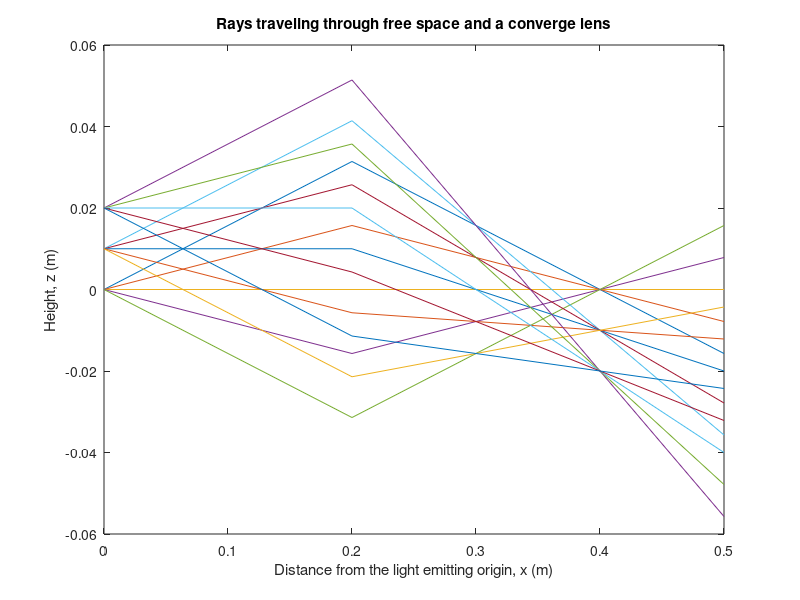

This figure's MATLAB source:
%% File to simulate rays hitting lense
% set up all the parameters
d1 = 0.2;
M1 = [1, d1, 0, 0; 0, 1, 0, 0; 0, 0, 1, d1; 0, 0, 0, 1];

f = 0.1;
M2 = [1, 0, 0, 0; -1/f, 1, 0, 0; 0, 0, 1, 0; 0, 0, -1/f, 1];

d3 = 0.3;
M3 = [1, d3, 0, 0; 0, 1, 0, 0; 0, 0, 1, d3; 0, 0, 0, 1];

M = M3*M2*M1;

% Setup rays for all position 0 ones
ray1 = [0; pi/20; 0; 0];
ray2 = [0; pi/40; 0; 0];
ray3 = [0; 0; 0; 0];
ray4 = [0; -pi/40; 0; 0];
ray5 = [0; -pi/20; 0; 0];

% Rays for 10mm
ray6 = [10*10^-3; pi/20; 0; 0];
ray7 = [10*10^-3; pi/40; 0; 0];
ray8 = [10*10^-3; 0; 0; 0];
ray9 = [10*10^-3; -pi/40; 0; 0];
rayA = [10*10^-3; -pi/20; 0; 0];

% Rays for 20mm
rayB = [20*10^-3; pi/20; 0; 0];
rayC = [20*10^-3; pi/40; 0; 0];
rayD = [20*10^-3; 0; 0; 0];
rayE = [20*10^-3; -pi/40; 0; 0];
rayF = [20*10^-3; -pi/20; 0; 0];
% Fill in the container for the initial position
allRays = [ray1, ray2, ray3, ray4, ray5, ray6, ray7, ray8, ray9, rayA, rayB, rayC, rayD, rayE, rayF];

% Compute the rays
raysOpen = M1*allRays;
raysLense = M2*raysOpen;
raysConverge = M3*raysLense;

% Plot the light traveling path graph
plot([0, d1, d1+d3], [allRays(1, :)', raysOpen(1, :)', raysConverge(1, :)']);
xlabel("Distance from the light emitting origin, x (m)");
ylabel("Height, z (m)");
title("Rays traveling through free space and a converge lens");

%% Part 2 Question 1b
% The group of rays, at x = 20mm, still converges to same z spot after
% travelling through the lense. This is expected, as based on the equation
% 1/d1 + 1/d2 = 1/f still holds true. d1 is the same as the other rays,
% and f is still the same, so the resulting d2 where the rays converge will
% still be the same.

% When f becomes larger, the seperation between image points increases. 


